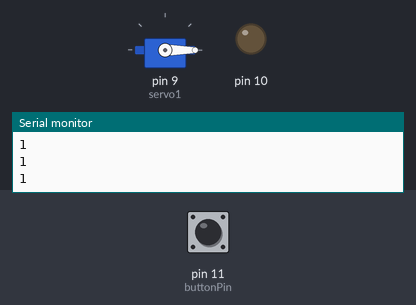
Simulated run of this sketch. Board: Arduino Uno, built with avr-gcc and run on an emulated ATmega328P. Parts: servo, output pins drawn as LEDs (lit = HIGH), the last lines printed to the serial monitor. The test bench sets the inputs (shaded band); at power-on: pin 11 (buttonPin) HIGH.

Above: at 1.2 s.
1.3 s: pin 11 (buttonPin) pulled LOW for 0.15 s
At 2.2 s:
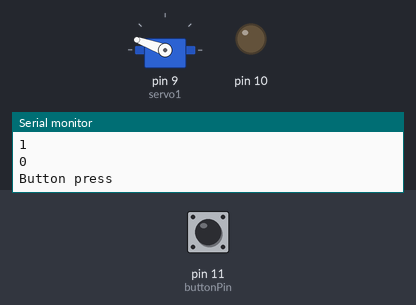
Timing chart, 0 to 4.3 s (numbered marks = the images above; inputs shaded):
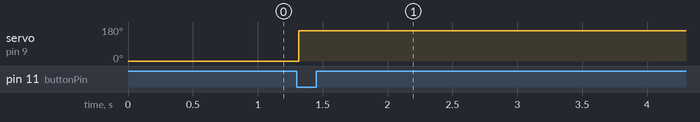

Measured:
- after the input at 1.3 s, servo on pin 9 (servo1): 0° → 160° at once

The sketch:

eclipse_filter_toggle.ino
```cpp
//this project was written for use in the 2017 full solar eclipse and is specific to the Greer, SC location.
//PLEASE NOTE: SOME VALUES MUST BE CHANGED IN ORDER TO AVOID CATASTROPHIC FAILURE

#include <Servo.h>    //call up the servo library

Servo servo1;   //set servo to servo1
const int buttonPin= 11;    //set constant input for buttonPin to 11


void setup() {
Serial.begin(9600);   //begin serial read
Serial.println("Switch test");    //begin display output
servo1.attach(9);   //attach servo1 to pin 9
pinMode(buttonPin, INPUT_PULLUP);   //set buttonPin as input pullup
pinMode(10, OUTPUT);
}

void loop() {
  int buttonState = digitalRead(buttonPin);   //get initial state of button upon start up
  Serial.println(buttonState);    //display the buttonstate
  servo1.write(-10);    //move servo1 to home position

if (buttonState ==LOW){
    Serial.print("Button press");
    servo1.write(160);
    delay(67000);  //CHANGE ME  this delay should equal the lentgh of time for totalily.
    servo1.write(0);}

else{
    servo1.write(-10);


  }


}
```
